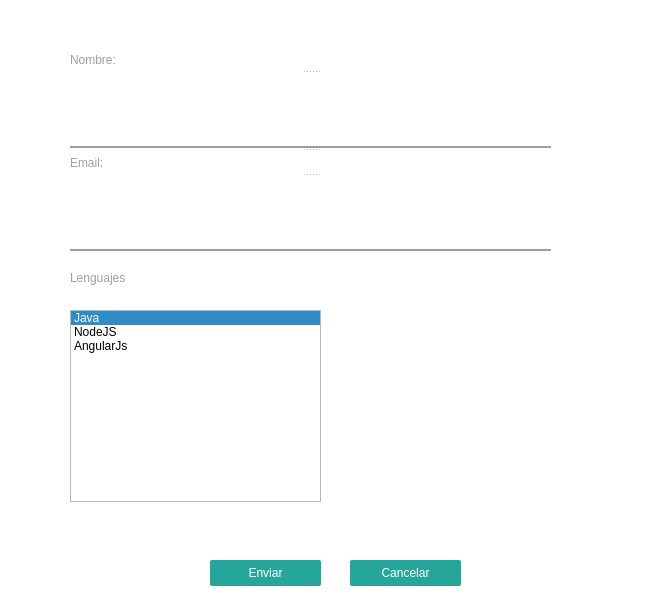
<?xml version="1.0" encoding="UTF-8"?>
<ui version="4.0">
 <class>Dialog</class>
 <widget class="QDialog" name="Dialog">
  <property name="geometry">
   <rect>
    <x>0</x>
    <y>0</y>
    <width>651</width>
    <height>595</height>
   </rect>
  </property>
  <property name="windowTitle">
   <string>Dialog</string>
  </property>
  <property name="styleSheet">
   <string notr="true">QDialog{

background-color: #FFFFFF;
margin: 0;
font-family: sans-serif;
color: inherit;
font: inherit;
margin: 0;

}

QPushButton{

border: none;
border-radius: 2px;
outline: 0;
padding: 0 2rem;
text-transform: uppercase;
vertical-align: middle;
text-decoration: none;
color: #fff;
background-color: #26a69a;
text-align: center;

}

QPushButton:hover{

background-color: #2bbbad;
margin: 0;
margin-left: 3rem;

}

QLabel{

color: #9e9e9e;
position: absolute;
top: 0.8rem;
left: 0.75rem;

}

QLabel:hover{

color: #26a69a;

}

QLineEdit{

font-family: &quot;Roboto&quot;;
color: #000;
width: 20px;
height: 20px;
outline: none;
padding: 15px;
background: #fff;
border: none;
border-bottom: 2px solid #9e9e9e;

}

QLineEdit:hover{

outline: none;
border-bottom: 2px solid #26a69a; 

}

QSpinBox{

font-family: &quot;Roboto&quot;;
color: #000;
background: #fff;
border: none;
border-bottom: 2px solid #9e9e9e;

}

QSpinBox:hover{

outline: none;
border-bottom: 2px solid #26a69a; 

}

QRadioButton:hover{

background: #26a69a;
color: #f2f2f2;
padding: 5px 15px;

}

QComboBox{

font-family: &quot;Roboto&quot;;
color: #000;
width: 20px;
height: 20px;
outline: none;
padding: 15px;
background: #fff;
border: none;
border-bottom: 2px solid #9e9e9e;

}

QComboBox:hover{

padding: 5px 15px;
outline: none;
border-bottom: 2px solid #26a69a; 

}
</string>
  </property>
  <widget class="QPushButton" name="boton">
   <property name="geometry">
    <rect>
     <x>210</x>
     <y>560</y>
     <width>111</width>
     <height>26</height>
    </rect>
   </property>
   <property name="text">
    <string>Enviar</string>
   </property>
  </widget>
  <widget class="QPushButton" name="cancelar">
   <property name="geometry">
    <rect>
     <x>350</x>
     <y>560</y>
     <width>111</width>
     <height>26</height>
    </rect>
   </property>
   <property name="text">
    <string>Cancelar</string>
   </property>
  </widget>
  <widget class="QLabel" name="labelLenguajes">
   <property name="geometry">
    <rect>
     <x>340</x>
     <y>400</y>
     <width>181</width>
     <height>16</height>
    </rect>
   </property>
   <property name="text">
    <string/>
   </property>
  </widget>
  <widget class="QLabel" name="label_4">
   <property name="geometry">
    <rect>
     <x>70</x>
     <y>270</y>
     <width>81</width>
     <height>16</height>
    </rect>
   </property>
   <property name="text">
    <string>Lenguajes</string>
   </property>
  </widget>
  <widget class="QListWidget" name="listLenguajes">
   <property name="geometry">
    <rect>
     <x>70</x>
     <y>310</y>
     <width>251</width>
     <height>192</height>
    </rect>
   </property>
   <property name="selectionMode">
    <enum>QAbstractItemView::MultiSelection</enum>
   </property>
   <property name="currentRow">
    <number>0</number>
   </property>
   <item>
    <property name="text">
     <string>Java</string>
    </property>
   </item>
   <item>
    <property name="text">
     <string>NodeJS</string>
    </property>
   </item>
   <item>
    <property name="text">
     <string>AngularJs</string>
    </property>
   </item>
  </widget>
  <widget class="QSplitter" name="splitter">
   <property name="geometry">
    <rect>
     <x>70</x>
     <y>50</y>
     <width>481</width>
     <height>201</height>
    </rect>
   </property>
   <property name="orientation">
    <enum>Qt::Vertical</enum>
   </property>
   <widget class="QLabel" name="label">
    <property name="text">
     <string>Nombre:</string>
    </property>
   </widget>
   <widget class="QLineEdit" name="nombre">
    <property name="text">
     <string/>
    </property>
   </widget>
   <widget class="QLabel" name="label_2">
    <property name="text">
     <string>Email:</string>
    </property>
   </widget>
   <widget class="QLineEdit" name="email">
    <property name="placeholderText">
     <string/>
    </property>
   </widget>
  </widget>
 </widget>
 <resources/>
 <connections/>
</ui>
